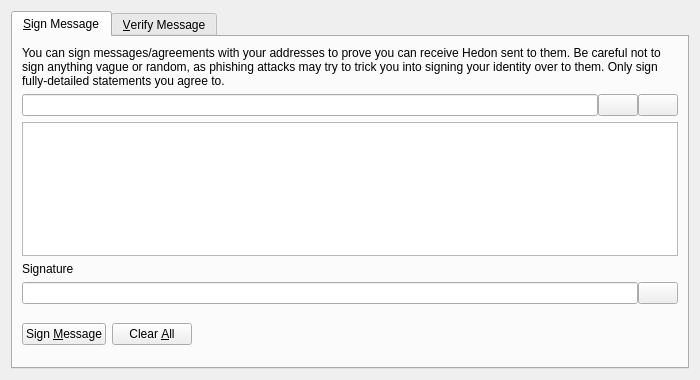
<?xml version="1.0" encoding="UTF-8"?>
<ui version="4.0">
 <class>SignVerifyMessageDialog</class>
 <widget class="QDialog" name="SignVerifyMessageDialog">
  <property name="geometry">
   <rect>
    <x>0</x>
    <y>0</y>
    <width>700</width>
    <height>380</height>
   </rect>
  </property>
  <property name="windowTitle">
   <string>Signatures - Sign / Verify a Message</string>
  </property>
  <property name="modal">
   <bool>true</bool>
  </property>
  <layout class="QVBoxLayout" name="verticalLayout">
   <item>
    <widget class="QTabWidget" name="tabWidget">
     <property name="currentIndex">
      <number>0</number>
     </property>
     <widget class="QWidget" name="tabSignMessage">
      <attribute name="title">
       <string>&amp;Sign Message</string>
      </attribute>
      <layout class="QVBoxLayout" name="verticalLayout_SM">
       <item>
        <widget class="QLabel" name="infoLabel_SM">
         <property name="text">
          <string>You can sign messages/agreements with your addresses to prove you can receive Hedon sent to them. Be careful not to sign anything vague or random, as phishing attacks may try to trick you into signing your identity over to them. Only sign fully-detailed statements you agree to.</string>
         </property>
         <property name="textFormat">
          <enum>Qt::PlainText</enum>
         </property>
         <property name="wordWrap">
          <bool>true</bool>
         </property>
        </widget>
       </item>
       <item>
        <layout class="QHBoxLayout" name="horizontalLayout_1_SM">
         <property name="spacing">
          <number>0</number>
         </property>
         <item>
          <widget class="QValidatedLineEdit" name="addressIn_SM">
           <property name="toolTip">
            <string>The Hedon address to sign the message with</string>
           </property>
          </widget>
         </item>
         <item>
          <widget class="QPushButton" name="addressBookButton_SM">
           <property name="toolTip">
            <string>Choose previously used address</string>
           </property>
           <property name="text">
            <string/>
           </property>
           <property name="shortcut">
            <string>Alt+A</string>
           </property>
           <property name="autoDefault">
            <bool>false</bool>
           </property>
          </widget>
         </item>
         <item>
          <widget class="QPushButton" name="pasteButton_SM">
           <property name="toolTip">
            <string>Paste address from clipboard</string>
           </property>
           <property name="text">
            <string/>
           </property>
           <property name="shortcut">
            <string>Alt+P</string>
           </property>
           <property name="autoDefault">
            <bool>false</bool>
           </property>
          </widget>
         </item>
        </layout>
       </item>
       <item>
        <widget class="QPlainTextEdit" name="messageIn_SM">
         <property name="toolTip">
          <string>Enter the message you want to sign here</string>
         </property>
        </widget>
       </item>
       <item>
        <widget class="QLabel" name="signatureLabel_SM">
         <property name="text">
          <string>Signature</string>
         </property>
         <property name="textFormat">
          <enum>Qt::PlainText</enum>
         </property>
        </widget>
       </item>
       <item>
        <layout class="QHBoxLayout" name="horizontalLayout_2_SM">
         <property name="spacing">
          <number>0</number>
         </property>
         <item>
          <widget class="QLineEdit" name="signatureOut_SM">
           <property name="font">
            <font>
             <italic>true</italic>
            </font>
           </property>
           <property name="readOnly">
            <bool>true</bool>
           </property>
          </widget>
         </item>
         <item>
          <widget class="QPushButton" name="copySignatureButton_SM">
           <property name="toolTip">
            <string>Copy the current signature to the system clipboard</string>
           </property>
           <property name="text">
            <string/>
           </property>
           <property name="autoDefault">
            <bool>false</bool>
           </property>
          </widget>
         </item>
        </layout>
       </item>
       <item>
        <layout class="QHBoxLayout" name="horizontalLayout_3_SM">
         <item>
          <widget class="QPushButton" name="signMessageButton_SM">
           <property name="toolTip">
            <string>Sign the message to prove you own this Hedon address</string>
           </property>
           <property name="text">
            <string>Sign &amp;Message</string>
           </property>
           <property name="autoDefault">
            <bool>false</bool>
           </property>
          </widget>
         </item>
         <item>
          <widget class="QPushButton" name="clearButton_SM">
           <property name="toolTip">
            <string>Reset all sign message fields</string>
           </property>
           <property name="text">
            <string>Clear &amp;All</string>
           </property>
           <property name="autoDefault">
            <bool>false</bool>
           </property>
          </widget>
         </item>
         <item>
          <spacer name="horizontalSpacer_1_SM">
           <property name="orientation">
            <enum>Qt::Horizontal</enum>
           </property>
           <property name="sizeHint" stdset="0">
            <size>
             <width>40</width>
             <height>48</height>
            </size>
           </property>
          </spacer>
         </item>
         <item>
          <widget class="QLabel" name="statusLabel_SM">
           <property name="font">
            <font>
             <weight>75</weight>
             <bold>true</bold>
            </font>
           </property>
           <property name="text">
            <string/>
           </property>
           <property name="wordWrap">
            <bool>true</bool>
           </property>
          </widget>
         </item>
         <item>
          <spacer name="horizontalSpacer_2_SM">
           <property name="orientation">
            <enum>Qt::Horizontal</enum>
           </property>
           <property name="sizeHint" stdset="0">
            <size>
             <width>40</width>
             <height>48</height>
            </size>
           </property>
          </spacer>
         </item>
        </layout>
       </item>
      </layout>
     </widget>
     <widget class="QWidget" name="tabVerifyMessage">
      <attribute name="title">
       <string>&amp;Verify Message</string>
      </attribute>
      <layout class="QVBoxLayout" name="verticalLayout_VM">
       <item>
        <widget class="QLabel" name="infoLabel_VM">
         <property name="text">
          <string>Enter the receiver's address, message (ensure you copy line breaks, spaces, tabs, etc. exactly) and signature below to verify the message. Be careful not to read more into the signature than what is in the signed message itself, to avoid being tricked by a man-in-the-middle attack. Note that this only proves the signing party receives with the address, it cannot prove sendership of any transaction!</string>
         </property>
         <property name="textFormat">
          <enum>Qt::PlainText</enum>
         </property>
         <property name="alignment">
          <set>Qt::AlignLeading|Qt::AlignLeft|Qt::AlignTop</set>
         </property>
         <property name="wordWrap">
          <bool>true</bool>
         </property>
        </widget>
       </item>
       <item>
        <layout class="QHBoxLayout" name="horizontalLayout_1_VM">
         <property name="spacing">
          <number>0</number>
         </property>
         <item>
          <widget class="QValidatedLineEdit" name="addressIn_VM">
           <property name="toolTip">
            <string>The Hedon address the message was signed with</string>
           </property>
          </widget>
         </item>
         <item>
          <widget class="QPushButton" name="addressBookButton_VM">
           <property name="toolTip">
            <string>Choose previously used address</string>
           </property>
           <property name="text">
            <string/>
           </property>
           <property name="shortcut">
            <string>Alt+A</string>
           </property>
           <property name="autoDefault">
            <bool>false</bool>
           </property>
          </widget>
         </item>
        </layout>
       </item>
       <item>
        <widget class="QPlainTextEdit" name="messageIn_VM"/>
       </item>
       <item>
        <widget class="QValidatedLineEdit" name="signatureIn_VM"/>
       </item>
       <item>
        <layout class="QHBoxLayout" name="horizontalLayout_2_VM">
         <item>
          <widget class="QPushButton" name="verifyMessageButton_VM">
           <property name="toolTip">
            <string>Verify the message to ensure it was signed with the specified Hedon address</string>
           </property>
           <property name="text">
            <string>Verify &amp;Message</string>
           </property>
           <property name="autoDefault">
            <bool>false</bool>
           </property>
          </widget>
         </item>
         <item>
          <widget class="QPushButton" name="clearButton_VM">
           <property name="toolTip">
            <string>Reset all verify message fields</string>
           </property>
           <property name="text">
            <string>Clear &amp;All</string>
           </property>
           <property name="autoDefault">
            <bool>false</bool>
           </property>
          </widget>
         </item>
         <item>
          <spacer name="horizontalSpacer_1_VM">
           <property name="orientation">
            <enum>Qt::Horizontal</enum>
           </property>
           <property name="sizeHint" stdset="0">
            <size>
             <width>40</width>
             <height>48</height>
            </size>
           </property>
          </spacer>
         </item>
         <item>
          <widget class="QLabel" name="statusLabel_VM">
           <property name="font">
            <font>
             <weight>75</weight>
             <bold>true</bold>
            </font>
           </property>
           <property name="text">
            <string/>
           </property>
           <property name="wordWrap">
            <bool>true</bool>
           </property>
          </widget>
         </item>
         <item>
          <spacer name="horizontalSpacer_2_VM">
           <property name="orientation">
            <enum>Qt::Horizontal</enum>
           </property>
           <property name="sizeHint" stdset="0">
            <size>
             <width>40</width>
             <height>48</height>
            </size>
           </property>
          </spacer>
         </item>
        </layout>
       </item>
      </layout>
     </widget>
    </widget>
   </item>
  </layout>
 </widget>
 <customwidgets>
  <customwidget>
   <class>QValidatedLineEdit</class>
   <extends>QLineEdit</extends>
   <header>qvalidatedlineedit.h</header>
  </customwidget>
 </customwidgets>
 <resources>
  <include location="../hedon.qrc"/>
 </resources>
 <connections/>
</ui>
